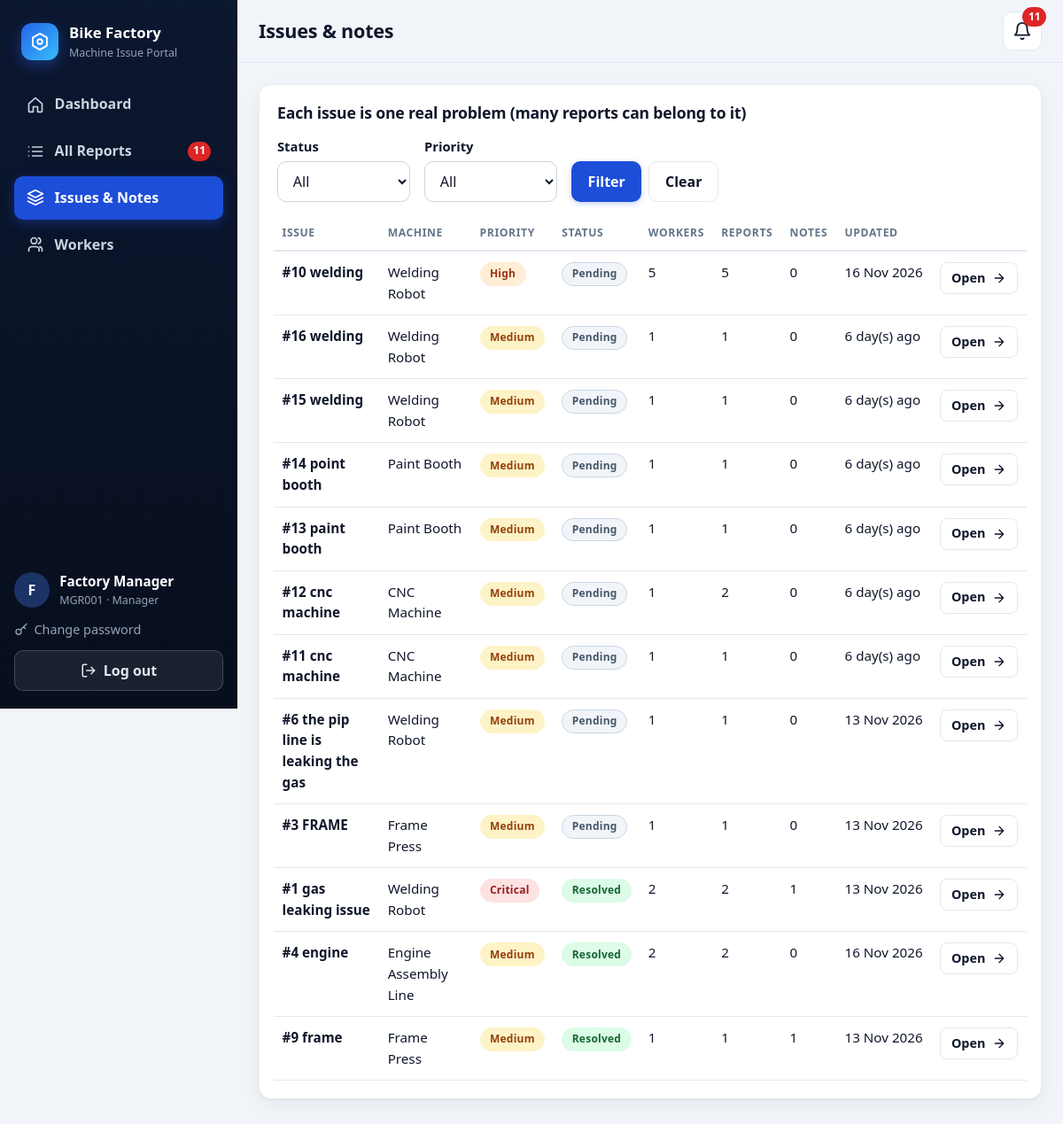
Screenshot of /manager/issues (signed in) with the database file from the repository.
### app/models.py (models this page shows, shortened)
class User(UserMixin, db.Model):
    __tablename__ = "users"
    id = db.Column(db.Integer, primary_key=True)
    employee_id = db.Column(db.String(30), unique=True, nullable=False, index=True)
    name = db.Column(db.String(80), nullable=False)
    role = db.Column(db.String(10), nullable=False, index=True)  # "manager" or "worker"
    password_hash = db.Column(db.String(255), nullable=False)
    active = db.Column("is_active", db.Boolean, nullable=False, default=True)
    failed_attempts = db.Column(db.Integer, nullable=False, default=0)
    locked_until = db.Column(db.DateTime)
    last_login = db.Column(db.DateTime)
    created_at = db.Column(db.DateTime, default=datetime.now)
    @property
    def is_active(self):  # used by Flask-Login
        return bool(self.active)

class Issue(db.Model):
    __tablename__ = "issues"
    id = db.Column(db.Integer, primary_key=True)
    main_report_id = db.Column(db.Integer, index=True)  # the first / original report
    title = db.Column(db.String(120), nullable=False)
    status = db.Column(db.String(15), nullable=False, default="Pending")
    priority = db.Column(db.String(10), nullable=False, default="Medium")
    priority_locked = db.Column(db.Boolean, nullable=False, default=False)  # manager set it by hand
    reporter_count = db.Column(db.Integer, nullable=False, default=1)
    created_at = db.Column(db.DateTime, default=datetime.now)
    updated_at = db.Column(db.DateTime, default=datetime.now)
    reports = db.relationship(
        "Report", backref="issue", foreign_keys="Report.issue_id", order_by="Report.created_at"
    )
    notes = db.relationship(
        "ManagerNote", backref="issue", order_by="ManagerNote.created_at.desc()",
        cascade="all, delete-orphan",
    )
    @property
    def main_report(self):
        return db.session.get(Report, self.main_report_id) if self.main_report_id else None
    @property
    def machine(self):
        main = self.main_report
        return main.machine if main else None

class Machine(db.Model):
    __tablename__ = "machines"
    id = db.Column(db.Integer, primary_key=True)
    machine_code = db.Column(db.String(30), unique=True, nullable=False)
    name = db.Column(db.String(80), nullable=False)
    department = db.Column(db.String(60), nullable=False)

### app/manager.py (the view)
@bp.route("/issues")
def issues():
    status = request.args.get("status", "")
    priority = request.args.get("priority", "")
    query = Issue.query
    if status in STATUSES:
        query = query.filter(Issue.status == status)
    if priority in SEVERITIES:
        query = query.filter(Issue.priority == priority)
    order_open = case((Issue.status == "Resolved", 1), else_=0)
    order_priority = case({"Critical": 0, "High": 1, "Medium": 2, "Low": 3}, value=Issue.priority)
    page = request.args.get("page", 1, type=int)
    pagination = query.order_by(order_open, order_priority, Issue.updated_at.desc()).paginate(
        page=page, per_page=12, error_out=False
    )
    args = {k: v for k, v in (("status", status), ("priority", priority)) if v}
    return render_template("manager/issues.html", pagination=pagination, status=status, priority=priority, args=args)

### app/manager.py (called while the page is built)
@bp.before_request
def guard():
    if not current_user.is_authenticated:
        return login_manager.unauthorized()
    if current_user.role != "manager":
        abort(403)

### app/models.py (called while the page is built)
@login_manager.user_loader
def load_user(user_id):
    user = db.session.get(User, int(user_id))
    return user if user and user.is_active else None

### app/templates/manager/issues.html (shortened to what this page needs)
{% extends 'base.html' %}
{% from '_macros.html' import icon, sev, status, pager %}
{% block page_title %}Issues &amp; notes{% endblock %}
{% block content %}
<section class="card">
  <div class="card-head"><h2>Each issue is one real problem (many reports can belong to it)</h2></div>
  <form class="filters flat" method="get">
    <div class="field">
      <label for="status">Status</label>
      <select id="status" name="status">
        <option value="">All</option>
      </select>
    </div>
    <div class="field">
      <label for="priority">Priority</label>
      <select id="priority" name="priority">
        <option value="">All</option>
      </select>
    </div>
    <div class="filter-actions">
      <button class="btn btn-primary" type="submit">Filter</button>
      <a class="btn btn-ghost" href="{{ url_for('manager.issues') }}">Clear</a>
    </div>
  </form>
  {% if pagination.items %}
  <div class="table-wrap">
    <table class="table stack">
      <thead><tr><th>Issue</th><th>Machine</th><th>Priority</th><th>Status</th><th>Workers</th><th>Reports</th><th>Notes</th><th>Updated</th><th></th></tr></thead>
      <tbody>
        {% for i in pagination.items %}
        <tr>
          <td data-label="Issue"><strong>#{{ i.id }} {{ i.title }}</strong></td>
          <td data-label="Machine">{{ i.machine.name if i.machine else '—' }}</td>
          <td data-label="Priority">{{ sev(i.priority) }}</td>
          <td data-label="Status">{{ status(i.status) }}</td>
          <td data-label="Workers">{{ i.reporter_count }}</td>
          <td data-label="Reports">{{ i.reports|length }}</td>
          <td data-label="Notes">{{ i.notes|length }}</td>
          <td data-label="Updated" class="nowrap" title="{{ i.updated_at|dt }}">{{ i.updated_at|ago }}</td>
          <td class="row-action"><a class="btn btn-ghost btn-sm" href="{{ url_for('manager.issue_detail', iid=i.id) }}">Open {{ icon('arrow', 16) }}</a></td>
        </tr>
        {% endfor %}
      </tbody>
    </table>
  </div>
  {% else %}
  <div class="empty">{{ icon('layers', 40) }}<p>No issues found.</p></div>
  {% endif %}
</section>
{% endblock %}

### app/templates/base.html (shortened to what this page needs)
{% from '_macros.html' import icon %}<!doctype html>
<html lang="en">
<head>
  <link rel="stylesheet" href="{{ url_for('static', filename='css/style.css') }}">
</head>
<body class="{% block body_class %}{% endblock %}"
      data-role="{{ current_user.role if current_user.is_authenticated else '' }}"
      data-poll="{{ url_for('manager.notifications') if current_user.is_authenticated and current_user.role == 'manager' else '' }}">
{% if current_user.is_authenticated %}
{% set ep = request.endpoint or '' %}
<div class="app">
  <aside class="sidebar" id="sidebar">
    <a class="brand" href="{{ url_for('main.home') }}">
      <span class="logo">{{ icon('nut', 22) }}</span>
      <span class="brand-text"><strong>Bike Factory</strong><small>Machine Issue Portal</small></span>
    </a>
    <nav class="nav" aria-label="Main menu">
      {% if current_user.role == 'manager' %}
      <a class="{{ 'active' if ep == 'manager.dashboard' }}" href="{{ url_for('manager.dashboard') }}">{{ icon('home') }}<span>Dashboard</span></a>
      <a class="{{ 'active' if ep in ('manager.reports', 'manager.report_detail') }}" href="{{ url_for('manager.reports') }}">{{ icon('list') }}<span>All Reports</span>{% if unseen_count %}<em class="nav-badge" data-unseen>{{ unseen_count }}</em>{% else %}<em class="nav-badge hidden" data-unseen>0</em>{% endif %}</a>
      <a class="{{ 'active' if ep in ('manager.issues', 'manager.issue_detail') }}" href="{{ url_for('manager.issues') }}">{{ icon('layers') }}<span>Issues &amp; Notes</span></a>
      <a class="{{ 'active' if ep.startswith('manager.worker') }}" href="{{ url_for('manager.workers') }}">{{ icon('users') }}<span>Workers</span></a>
      {% endif %}
    </nav>
    <div class="sidebar-foot">
      <div class="user-chip">
        <span class="avatar">{{ current_user.name[:1]|upper }}</span>
        <span><strong>{{ current_user.name }}</strong><small>{{ current_user.employee_id }} · {{ current_user.role|capitalize }}</small></span>
      </div>
      <a class="nav-link-small" href="{{ url_for('auth.change_password') }}">{{ icon('key', 16) }} Change password</a>
      <form method="post" action="{{ url_for('auth.logout') }}">
        <button class="btn btn-ghost-light btn-block" type="submit">{{ icon('logout', 18) }} Log out</button>
      </form>
    </div>
  </aside>
  <div class="main">
    <header class="topbar">
      <h1 class="page-title">{% block page_title %}{{ app_name }}{% endblock %}</h1>
      {% if current_user.role == 'manager' %}
      <a class="icon-btn bell" href="{{ url_for('manager.reports', unseen=1) }}" aria-label="New reports" title="New reports">
        {{ icon('bell', 22) }}<em class="bell-count {{ 'hidden' if not unseen_count }}" id="bell-count" data-unseen>{{ unseen_count }}</em>
      </a>
      {% endif %}
    </header>
    <main class="content">
      {% block content %}{% endblock %}
    </main>
  </div>
</div>
{% endif %}
</body>
</html>

### app/templates/_macros.html (shortened to what this page needs)
{% macro sev(value) -%}
<span class="badge sev-{{ value|lower }}">{{ value }}</span>
{%- endmacro %}
{% macro status(value) -%}
<span class="badge st-{{ value|lower|replace(' ', '-') }}">{{ value }}</span>
{%- endmacro %}

### rows the page displays
User: name "F", name "Factory Manager", employee_id "MGR001", role "Manager"
Issue: id "10", title "welding", machine "Welding Robot", priority "High", status "Pending", reporter_count "5", reports|length "5", notes|length "0", updated_at|ago "16 Nov 2026", {{ size }} 16 (drawn)
Issue: id "16", title "welding", machine "Welding Robot", priority "Medium", status "Pending", reporter_count "1", reports|length "1", notes|length "0", updated_at|ago "6 day(s) ago"
Issue: id "15", title "welding", machine "Welding Robot", priority "Medium", status "Pending", reporter_count "1", reports|length "1", notes|length "0", updated_at|ago "6 day(s) ago", {{ size }} 16 (drawn)
Issue: id "14", title "point booth", machine "Paint Booth", priority "Medium", status "Pending", reporter_count "1", reports|length "1", notes|length "0", updated_at|ago "6 day(s) ago", {{ size }} 16 (drawn)
Issue: id "13", title "paint booth", machine "Paint Booth", priority "Medium", status "Pending", reporter_count "1", reports|length "1", notes|length "0", updated_at|ago "6 day(s) ago", {{ size }} 16 (drawn)
Issue: id "12", title "cnc machine", machine "CNC Machine", priority "Medium", status "Pending", reporter_count "1", reports|length "2", notes|length "0", updated_at|ago "6 day(s) ago", {{ size }} 16 (drawn)
Issue: id "11", title "cnc machine", machine "CNC Machine", priority "Medium", status "Pending", reporter_count "1", reports|length "1", notes|length "0", updated_at|ago "6 day(s) ago", {{ size }} 16 (drawn)
Issue: id "6", title "the pip line is leaking the gas", machine "Welding Robot", priority "Medium", status "Pending", reporter_count "1", reports|length "1", notes|length "0", updated_at|ago "13 Nov 2026", {{ size }} 16 (drawn)
Issue: id "3", title "FRAME", machine "Frame Press", priority "Medium", status "Pending", reporter_count "1", reports|length "1", notes|length "0", updated_at|ago "13 Nov 2026", {{ size }} 16 (drawn)
Issue: id "1", title "gas leaking issue", machine "Welding Robot", priority "Critical", status "Resolved", reporter_count "2", reports|length "2", notes|length "1", updated_at|ago "13 Nov 2026", {{ size }} 16 (drawn)
Issue: id "4", title "engine", machine "Engine Assembly Line", priority "Medium", status "Resolved", reporter_count "2", reports|length "2", notes|length "0", updated_at|ago "16 Nov 2026", {{ size }} 16 (drawn)
Issue: id "9", title "frame", machine "Frame Press", priority "Medium", status "Resolved", reporter_count "1", reports|length "1", notes|length "1", updated_at|ago "13 Nov 2026", {{ size }} 16 (drawn)

### other values shown
{{ unseen_count }} "11"
